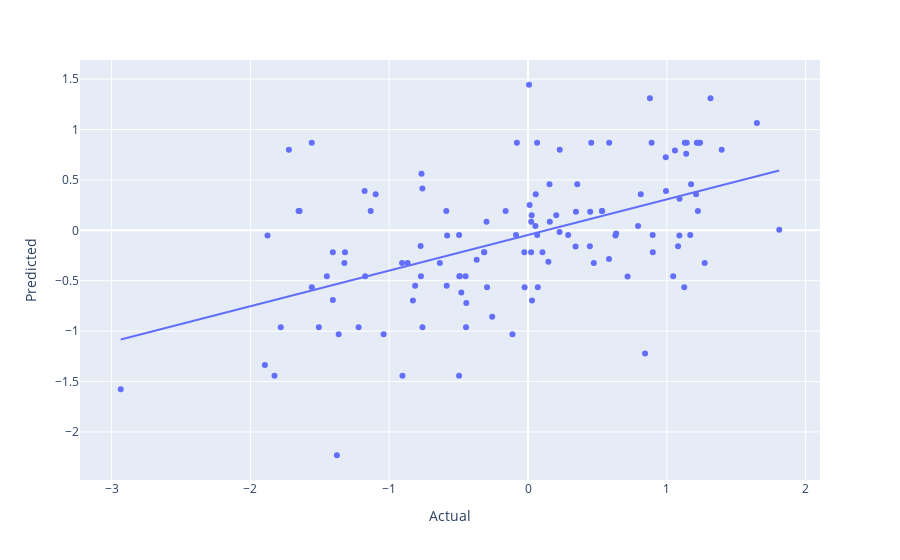

Notebook code cell kept with this figure:
### Code cell
px.scatter(dat,x="Actual",y="Predicted", trendline="ols")
